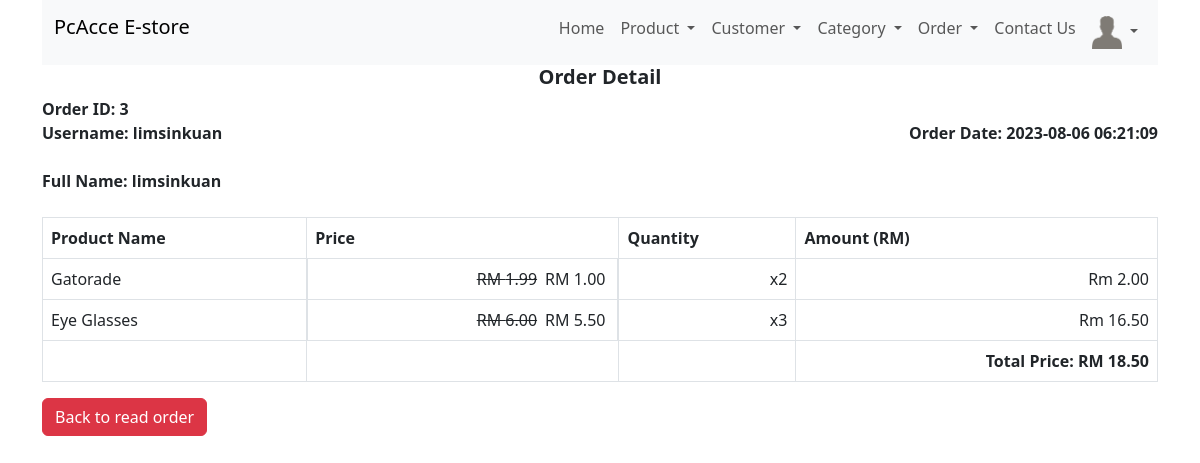
The page /order_detail_read.php?id=3 (signed in) on the database as committed earlier.
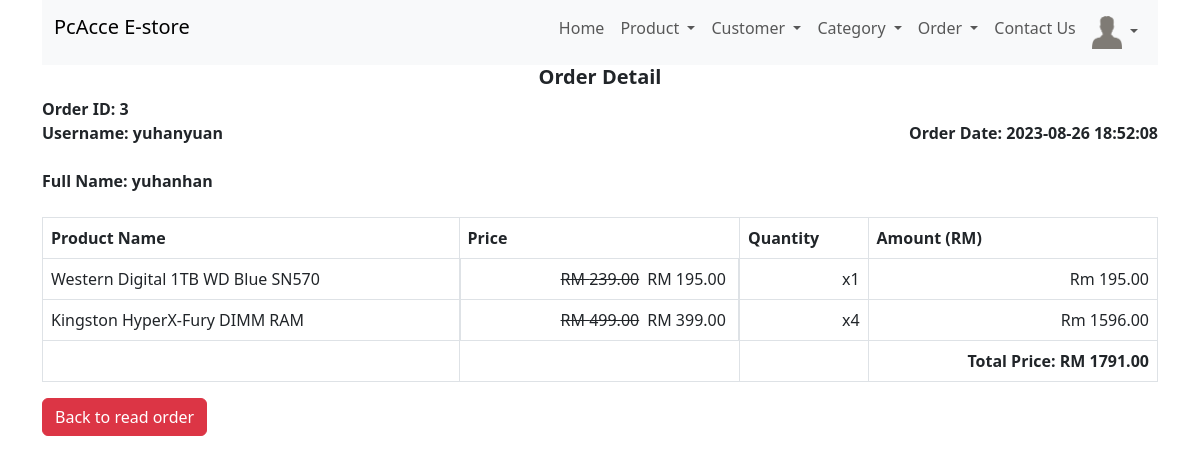
The same page on the database as committed later.
### tables this page shows
CREATE TABLE `customers` (
  `user_id` int(11) NOT NULL,
  `username` varchar(20) NOT NULL,
  `image` varchar(100) NOT NULL,
  `first_name` varchar(20) NOT NULL,
  `last_name` varchar(20) NOT NULL,
  `password` text NOT NULL,
  `email` varchar(30) NOT NULL,
  `date_of_birth` date NOT NULL,
  `registration_date_time` datetime NOT NULL,
  `gender` enum('male','female') NOT NULL,
  `status` enum('active','inactive') NOT NULL DEFAULT 'active'
);

CREATE TABLE `order_summary` (
  `order_id` int(11) NOT NULL,
  `customer_id` int(11) NOT NULL,
  `order_date` datetime NOT NULL
);

CREATE TABLE `order_detail` (
  `order_detail_id` int(11) NOT NULL,
  `order_id` int(11) NOT NULL,
  `product_id` int(11) NOT NULL,
  `quantity` int(11) NOT NULL
);

CREATE TABLE `products` (
  `id` int(11) NOT NULL,
  `name` varchar(128) NOT NULL,
  `category_id` int(11) NOT NULL,
  `description` text NOT NULL,
  `image` varchar(100) NOT NULL,
  `price` double NOT NULL,
  `promote_price` float NOT NULL,
  `manufacture_date` date NOT NULL,
  `expired_date` date NOT NULL,
  `created` datetime NOT NULL,
  `modified` timestamp NOT NULL DEFAULT current_timestamp() ON UPDATE current_timestamp()
);

### order_detail_read.php (the view, shortened to what this page needs)
<!DOCTYPE HTML>
<html>
<head>
    <link href="https://cdn.jsdelivr.net/npm/bootstrap@5.3.0/dist/css/bootstrap.min.css" rel="stylesheet">
</head>
<body>
    <div class="container">
        <?php
        include 'menu/menu.php';
        ?>
        <div class="text-center">
            <h5><strong>Order Detail</strong></h5>
        </div>
        <?php
        $id = isset($_GET['id']) ? $_GET['id'] : die('ERROR: Record ID not found.');
        include 'config/database.php';
        try {
            $query = "SELECT products.name, products.price, products.promote_price, order_detail.quantity FROM order_detail INNER JOIN products ON products.id = order_detail.product_id INNER JOIN order_summary ON order_summary.order_id = order_detail.order_id INNER JOIN customers ON customers.user_id = order_summary.customer_id WHERE order_detail.order_id = :id";
            $stmt = $con->prepare($query);
            $stmt->bindParam(":id", $id);
            $stmt->execute();
            $cusquery = "SELECT customers.username, customers.first_name, customers.last_name, order_summary.order_date FROM order_summary INNER JOIN customers ON customers.user_id = order_summary.customer_id INNER JOIN order_detail ON order_detail.order_id = order_summary.order_id WHERE order_detail.order_id =:id";
            $cusstmt = $con->prepare($cusquery);
            $cusstmt->bindParam(":id", $id);
            $cusstmt->execute();
            if ($cusrow = $cusstmt->fetch(PDO::FETCH_ASSOC)){
                extract($cusrow);
                echo "<div>";
                echo "<strong>Order ID: " . $id . "</strong>";
                echo "</div>";
                echo "<div class = 'd-flex justify-content-between'>";
                echo "<div>";
                echo "<strong>Username: " . $username . "</strong>";
                echo "</div>";
                echo "<div>";
                echo "<strong>Order Date: " . $order_date . "</strong>";
                echo "</div>";
                echo "</div>";
                echo "<br>";
                echo "<div>";
                echo "<strong>Full Name: " . $first_name . "" . $last_name. "</strong>";
                echo "</div>";
                echo "<br>";
            }
            echo "<table class='table table-hover table-responsive table-bordered'>";
            echo "<tr>";
            echo "<th>Product Name</th>";
            echo "<th>Price</th>";
            echo "<th>Quantity</th>";
            echo "<th>Amount (RM)</th>";
            echo "</tr>";
            $total = 0;
            while ($row = $stmt->fetch(PDO::FETCH_ASSOC)) {
                echo "<tr>";
                echo "<td>" . $product_name = $row['name'] . "</td>";
                $price = $row['price'];
                $promote_price = $row['promote_price'];
                $decimalprice = number_format((float)$price, 2, '.', '');
                $decimalpromote = number_format((float)$promote_price, 2, '.', '');
                if ($promote_price < $decimalprice && $promote_price > 0) {
                    echo "<td class = 'd-flex justify-content-end'><div class = 'mx-1 text-decoration-line-through'>RM {$decimalprice}</div><div class = 'mx-1'>RM {$decimalpromote}</div></td>";
                    $theprice = $decimalpromote;
                } else {
                    echo "<td class = 'text-end'>RM {$decimalprice}</td>";
                    $theprice = $decimalprice;
                }
                echo "<td class='text-end'>x" . $row['quantity'] . "</td>";
                $amount = $row['quantity'] * $theprice;
                $decimalamount = number_format((float)$amount, 2, '.', '');
                echo "<td class = 'text-end'>Rm " . $decimalamount . "</td>";
                echo "</tr>";
                $total += $decimalamount;
                $decimaltotal = number_format((float)$total, 2, '.', '');
            }
            echo "<th></th>";
            echo "<th></th>";
            echo "<th></th>";
            echo "<th class = 'text-end'>Total Price: RM $decimaltotal</th>";
            echo "</table>";
            echo "<td><a href='order_read.php' class='btn btn-danger'>Back to read order</a></td>";
        }
        catch (PDOException $exception) {
            die('ERROR: ' . $exception->getMessage());
        }
        ?>
    </div>
</body>
</html>

Rows that differ between the two databases and show on the page:
no longer on this page (row unchanged): customers: username "limsinkuan", first_name "lim", last_name "sinkuan"
no longer on this page (row edited): order_detail: product.name "Gatorade", product.price "1.99", product.promote_price "1.00", quantity "2", quantity.promote_price "2.00"
no longer on this page (row edited): order_detail: product.name "Eye Glasses", product.price "6.00", product.promote_price "5.50", quantity "3", quantity.promote_price "16.50"
now on this page (row edited): customers: username "yuhanyuan", first_name "yu", last_name "hanhan"
changed order_summary: order_date "2023-08-06 06:21:09" → "2023-08-26 18:52:08"
now on this page (row edited): order_detail: product.name "Western Digital 1TB WD Blue SN570", product.price "239.00", product.promote_price "195.00", quantity "1", quantity.promote_price "195.00"
now on this page (row edited): order_detail: product.name "Kingston HyperX-Fury DIMM RAM", product.price "499.00", product.promote_price "399.00", quantity "4", quantity.promote_price "1596.00"
Other text that changed with them:
$decimaltotal: "18.50" → "1791.00"
